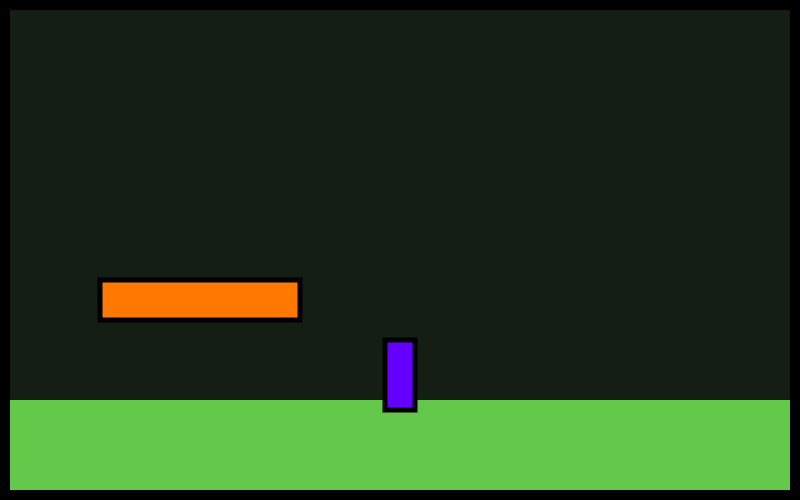
Frame 1 (no input)
Frame 60 (no input): identical to frame 1, image omitted
Frame 120 (the mouse pressed at the canvas centre since frame 60): identical to frame 1, image omitted

The p5.js sketch that drew this single still picture (run headless with seeded random() and noise() and a simulated clock; from frame 60 on, the mouse is pressed at the canvas centre):

// p5.js sketch
// ── sketch.js
let player;
let platforms = [];
let platform;
let gameControl;
let playerJump = false;
let directionY = 1;
let jumpCounter = 0;
const constraints = {
   
    groundHeight: 375,
    skyHeight: 50
}

function setup() {
  createCanvas(800, 500);

  rectMode(CENTER);
  textAlign(CENTER);
  player = {
    x: 400,
    y: 375,
    width: 30,
    height: 70,
    velocity: 2,
    jumpPower: 15,
    fallingSpeed: 2,
  };
  gameControl = {
    stage: 1,
  };

platform={
    x:200,
    y:300,
    width:200,
    height:40
}
}

function draw() {
  if (gameControl.stage == 1) {
    game();
    keyPressed();
    gravity();
  }
}

function game() {
  background(20, 30, 20);
  noStroke();
  fill(100, 200, 75);
  rect(width / 2, 450, width, 100);
  noFill();
  stroke(0);
  strokeWeight(20);
  rect(width / 2, height / 2, width, height);

  // platform
  stroke(0);
  strokeWeight(5);
  fill(255, 120, 0);
  rect(platform.x, platform.y, platform.width, platform.height);

  //player
  stroke(0);
  fill(100, 0, 255);
  rect(player.x, player.y, player.width, player.height);



}

function keyPressed() {
  if (keyCode === LEFT_ARROW) {
    player.x -= 5;
  }
  if (keyCode === RIGHT_ARROW) {
    player.x += 5;
  }

  if (keyCode === UP_ARROW) {
    playerJump = true;
  }

  if (keyCode === DOWN_ARROW) {
    playerJump = false;
  }
}

function gravity() {
  if (player.y >= constraints.groundHeight && !playerJump) {
    player.y = player.y;
  } else {
    player.y = player.y + directionY * player.velocity;
  }

  if (playerJump) {
    if (player.y <= constraints.skyHeight || jumpCounter >= player.jumpPower) {
        if(player.y >= constraints.groundHeight){
            player.y = constraints.groundHeight
        }
        else{
            player.velocity = player.fallingSpeed;
        }
      
    } else {
      player.velocity = -player.jumpPower;
      jumpCounter += 1;
    }
  } else {
    player.velocity = player.fallingSpeed;
  }
}

// ── style.css
body{display:flex; justify-content: center; align-items: center;height:100vh; overflow: hidden;}
